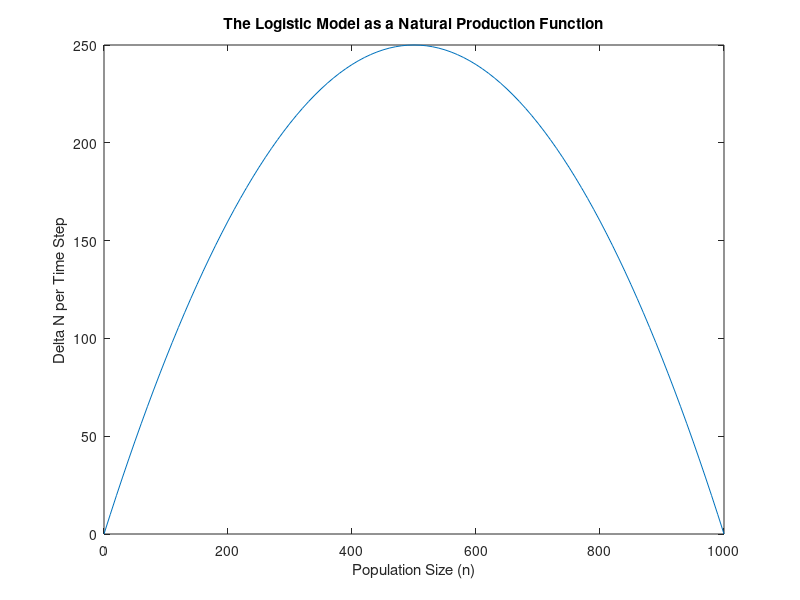

Recreate this plot in MATLAB.
% LOGISTIC MODEL
% Note that function logist_d is called
more off
% M4.1 Plotting the discrete Logistic Model as a Natural Production Function (delta N)
figure(1)
r=1;
K=1000;
n=0:10:1000;
delta_n=r*n.*(1-n/K);
plot(n,delta_n)
title('The Logistic Model as a Natural Production Function')
xlabel('Population Size (n)')
ylabel('Delta N per Time Step')